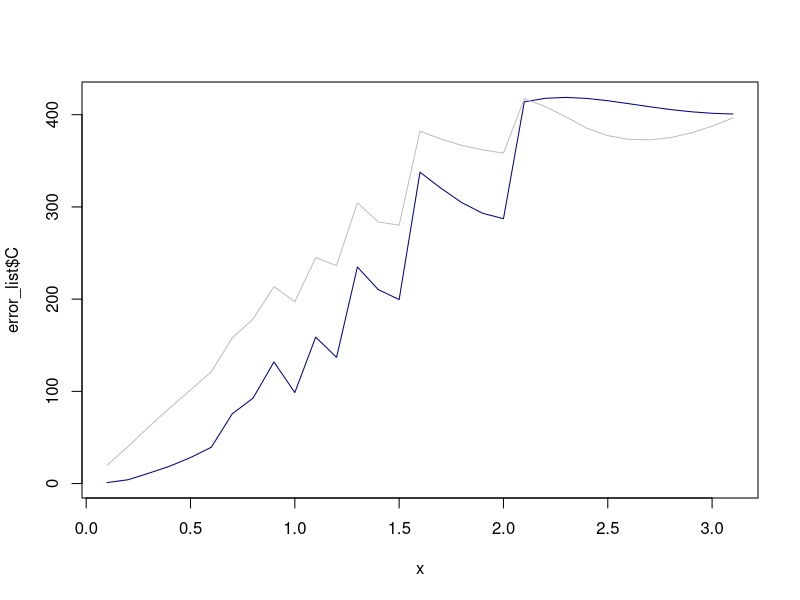
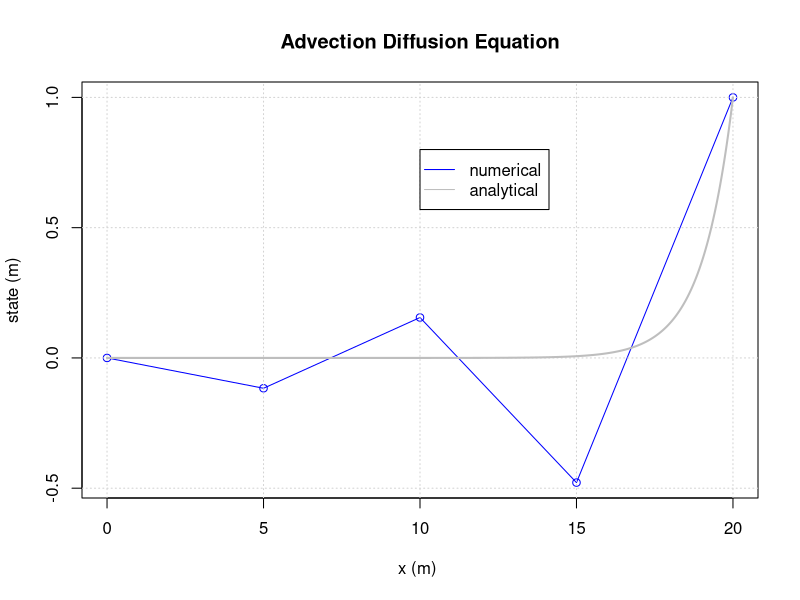
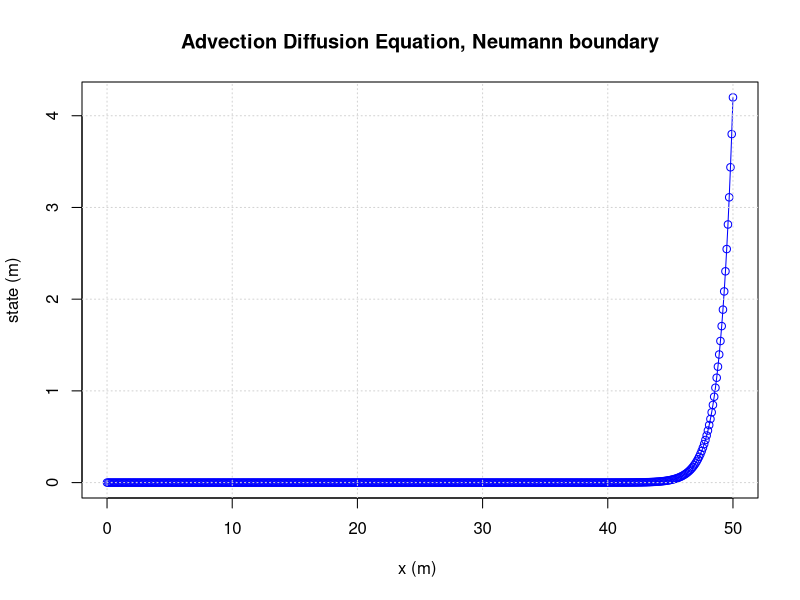

Reproduce these figures in R, in order.
## ---- chunk 1
M=matrix(0,nrow=3,ncol=3)
# bring flux between 1and 2 in matrix
M[1,1] = M[1,1]-7
M[1,2] = M[1,2]+7
M[2,2] = M[2,2]-7
M[2,1] = M[2,1]+7
# bring flux between 1 and 3 in matrix
M[1,1] = M[1,1]-5
M[1,3] = M[1,3]+5
M[3,3] = M[3,3]-5
M[3,1] = M[3,1]+5
# bring flux between 2 and 3 in matrix
M[2,2] = M[2,2]-8
M[2,3] = M[2,3]+8
M[3,3] = M[3,3]-8
M[3,2] = M[3,2]+8
# bring in the boundary condition
M[1,]  = 0
M[1,1] = 1
# right hand side
b = c(2,-1,-2)
print(solve(M,b))
## ---- chunk 2
M = matrix(0,nrow=3,ncol=3)
# the following gives an elegant programming solution
f = c(1,2,3)
t = c(2,3,1)
a = c(7,8,5)
for(i in 1:length(f)){
  M[f[i],f[i]] = M[f[i],f[i]] - a[i]
  M[f[i],t[i]] = M[f[i],t[i]] + a[i]
  M[t[i],t[i]] = M[t[i],t[i]] - a[i]
  M[t[i],f[i]] = M[t[i],f[i]] + a[i]
}
## ---- chunk 3
f = function(dx=(pi/2)){
  
  # scheme C = central
  # scheme F = forward
  
  #### setting up initial parameters
  dx    = dx
  left  = 0
  right = 2*pi
  xcoor = seq(left,right, by=dx) # builds a list of all coordinates
  N     = length(xcoor)
  s     = sin(xcoor)
  c     = cos(xcoor)
  
  ##### CENTRAL SCHEME WITH FORWARD AND BACKWARD VALUES ON THE OUTER NODES
  
  M     = matrix(0,nrow=length(xcoor),ncol=length(xcoor)) # an empty matrix for the differencing scheme
  
  # populating vector and matrix
  for(j in 2:(length(xcoor)-1))
  {
    M[j,j+1] = 1/(2*dx)
    M[j,j-1] = -1/(2*dx)
  }
  M[1,1  ] = -1/dx
  M[1,2  ] = 1/dx
  M[N,N  ] = 1/dx
  M[N,N-1] = -1/dx
  
  # solve matrix equation
  V_c = M %*% s
  
  ##### FORWARD SCHEME WITH BACKWARD RIGHT NODE
  
  M     = matrix(0,nrow=length(xcoor),ncol=length(xcoor)) # an empty matrix for the differencing scheme
  
  # populating vector and matrix
  for(j in 1:(length(xcoor)-1))
  {
    M[j,j]   = -1/dx
    M[j,j+1] = 1/dx
  }
  M[N,N  ] = 1/dx
  M[N,N-1] = -1/dx
  
  # solve matrix equation
  V_f = M %*% s
  
  x = seq(0,2*pi,by=0.01)
  
  ## error C
  centralfun = approxfun(xcoor, V_c, rule=2)
  error_c    = sum(abs(centralfun(x) - cos(x)))
  
  ## error F
  forwardfun = approxfun(xcoor, V_f, rule=2)
  error_f    = sum(abs(forwardfun(x) - cos(x)))
  
  return(list(error_c,error_f))
}
x = seq(0.1,pi,by=0.1)
error_list = data.frame("C" = rep(0,length=length(x)), "F" = rep(0,length=length(x)))
for(i in 1:length(x)){
  error = f(x[i])
  error_list[i,] = error
}

plot(x, error_list$C, type="l", col="darkblue")
lines(x, error_list$F, type="l", col="grey")
## ---- chunk 4
dx    = 5    # step size
D     = 5    # diffusion coefficient
u     = 5    # advection coefficient
bl    = 0    # left boundary
br    = 1    # right boundary
n     = 5    # amount of nodes
## ---- chunk 5
dx    = 5    # step size
D     = 5    # diffusion coefficient
u     = 5    # advection coefficient
bl    = 0    # left boundary
br    = 1    # right boundary
n     = 5    # amount of nodes

left  = 0    # left coordinate
xcoor = seq(left,dx*(n-1), by=dx)

V     = c()  # build an empty vector for the solutions
M     = matrix(0,nrow=length(xcoor),ncol=length(xcoor)) 

for(j in 2:(length(xcoor)-1))
{
  M[j,j-1] = -u/(2*dx) - D/(dx^2)
  M[j,j  ] = 2*D/(dx^2)
  M[j,j+1] = u/(2*dx) - D/(dx^2)
  V[j]     = 0
}

# Left boundary
M[1,1] = 1
V[1]   = bl

# Right boundary
M[n,n] = 1
V[n]   = br

# Solve the system
s = solve(M,V)

# Plotting
plot(xcoor,s,ylab="state (m)",xlab="x (m) ",type='o',col='blue')
title(main='Advection Diffusion Equation')
grid()

# Calculate and plot the analytical solution
L = dx*(n-1)
xcooranalyt = seq(0,L, by=0.01)
sanalyt = c()
Danalyt = D
uanalyt = u
Peanalyt = uanalyt*L/Danalyt

for(j in 1:(length(xcooranalyt)))
{
  sanalyt[j] = bl+(exp(xcooranalyt[j]*Peanalyt/L)-1.)/(exp(Peanalyt)-1.)*(br-bl)
}

lines(xcooranalyt,sanalyt,col="grey",lwd=2) # analytical solution
legend(10, 0.8, c("numerical", "analytical"), col = c("blue","grey"), lty = c(1,1), pch = c(-1,-1))
## ---- chunk 6
dx    = 0.1    # step size
D     = 5    # diffusion coefficient
u     = 5    # advectio coefficient
bl    = 0    # left boundary
br    = 0.4    # right boundary

left  = 0    # left coordinate
right = 50
xcoor = seq(left,right, by=dx)
N     = length(xcoor)

V     = c()  # build an empty vector for the solutions
M     = matrix(0,nrow=length(xcoor),ncol=length(xcoor)) 

for(j in 2:(length(xcoor)-1))
{
  M[j,j-1] = -u/(2*dx) - D/(dx^2)
  M[j,j  ] = 2*D/(dx^2)
  M[j,j+1] = u/(2*dx) - D/(dx^2)
  V[j]     = 0
}

# Left boundary
M[1,1] = 1
V[1]   = bl

# Right boundary

M[N,N]   = 1
M[N,N-1] = -1
V[N]     = br

# Solve the system
s = solve(M,V)

# Plotting
plot(xcoor,s,ylab="state (m)",xlab="x (m) ",type='o',col='blue')
title(main='Advection Diffusion Equation, Neumann boundary')
grid()
